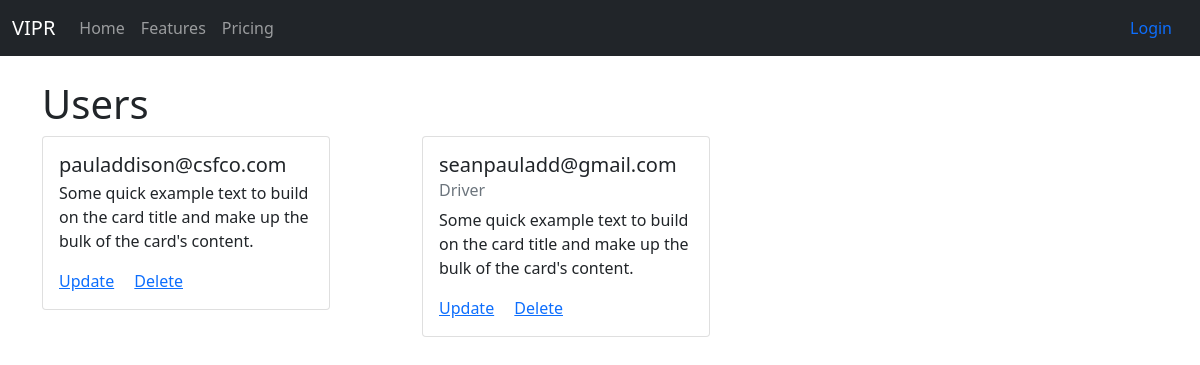
The app's page /user_list, older data.
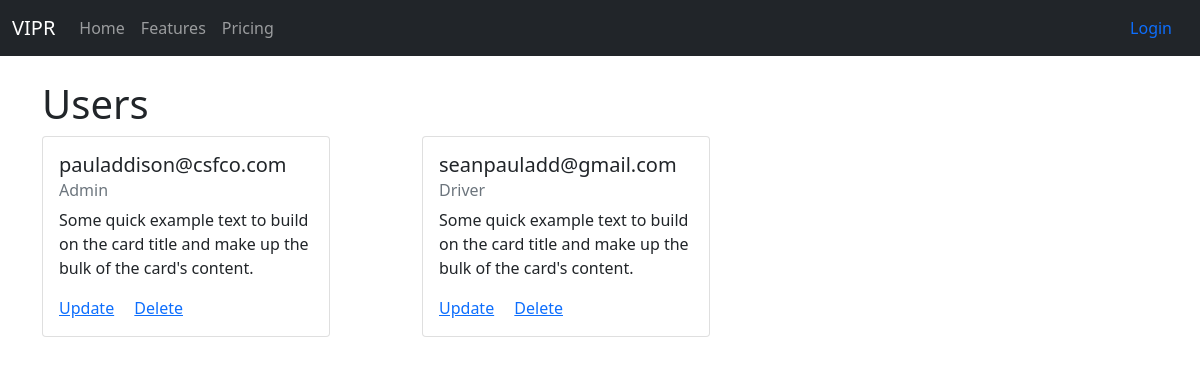
The same page, newer data.
### user_app/models.py (models this page shows, shortened)
class User(AbstractBaseUser):
	id = models.BigAutoField(primary_key=True)
	email = models.EmailField(
		verbose_name='email address',
		max_length=255,
		unique=True,
	)
	is_active = models.BooleanField(default=True)
	staff = models.BooleanField(default=False) # a admin user; non super-user
	admin = models.BooleanField(default=False) # a superuser
	role = models.CharField(max_length=255)
	USERNAME_FIELD = 'email'
	REQUIRED_FIELDS = [] # Email & Password are required by default.
	objects = UserManager()

### user_app/views.py (the view)
# urls.py: path('user_list', user_list.as_view(), name="user_list"),
class user_list(ListView):
	model = User
	template_name = "user_list.html"

### user_app/templates/user_app/user_list.html
{% extends 'user_app/base.html' %}
{% block content %}
<h1>Users</h1>
<div class="row row-cols-1 row-cols-md-3 g-4">
	{% for user in object_list %}
	<div class="col">
	<div class="card" style="width: 18rem;">
		<div class="card-body">
			<h5 class="card-title">{{user.email}}</h5>
			<h6 class="card-subtitle mb-2 text-muted">{{user.role}}</h6>
			<p class="card-text">Some quick example text to build on the card title and make up the bulk of the card's content.</p>
			<a href="{% url 'update_user' user.id %}" class="card-link">Update</a>
			<a href="#" class="card-link">Delete</a>
		</div>
	</div>
	</div>
	{% endfor %}
</div>
{% endblock %}

Row changes from the older to the newer data that the page shows:
changed User "pauladdison@csfco.com": role (not shown) → "Admin"
